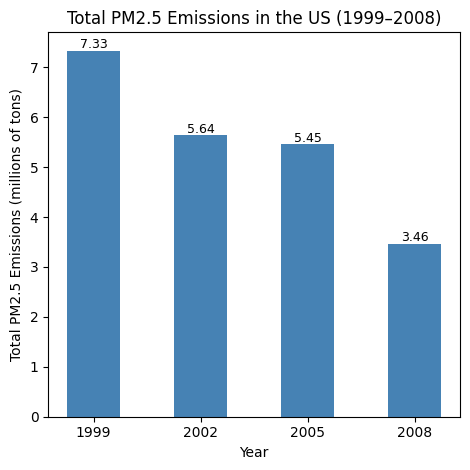

This figure's Python source:
#!/usr/bin/env python
"""
Plot 1: Have total US PM2.5 emissions decreased from 1999 to 2008?
Bar chart of total emissions across all sources for each year.
"""

import pyreadr
import pandas as pd
import matplotlib.pyplot as plt

# Read data
NEI = pyreadr.read_r("ExploratoryDataAnalysis/summarySCC_PM25.rds")[None]
NEI["Emissions"] = pd.to_numeric(NEI["Emissions"], errors="coerce")
NEI["year"] = NEI["year"].astype(int)

# Total emissions per year (in millions of tons)
total_by_year = NEI.groupby("year")["Emissions"].sum() / 1e6

fig, ax = plt.subplots(figsize=(480/100, 480/100), dpi=100)
ax.bar(total_by_year.index.astype(str), total_by_year.values, color="steelblue", width=0.5)
ax.set_xlabel("Year")
ax.set_ylabel("Total PM2.5 Emissions (millions of tons)")
ax.set_title("Total PM2.5 Emissions in the US (1999–2008)")
for i, (yr, val) in enumerate(total_by_year.items()):
    ax.text(i, val + 0.05, f"{val:.2f}", ha="center", fontsize=9)
plt.tight_layout()
plt.savefig("plot1.png", dpi=100, bbox_inches="tight")
plt.close()
print("Plot 1 saved as plot1.png")
